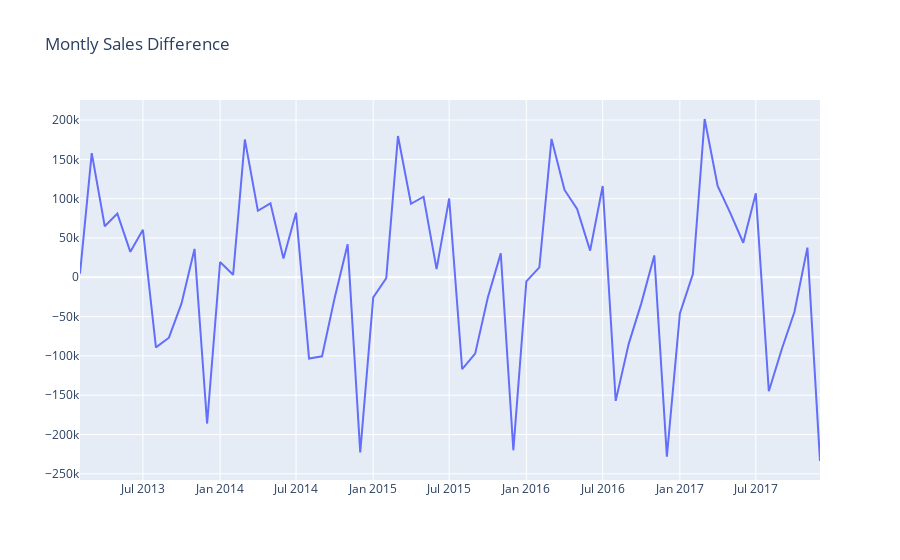

Notebook source saved alongside this figure:
### Code cell
#plot sales diff
plot_data = [
    go.Scatter(
        x=df_diff['date'],
        y=df_diff['diff'],
    )
]

plot_layout = go.Layout(
        title='Montly Sales Difference'
    )
fig = go.Figure(data=plot_data, layout=plot_layout)
cf.iplot(fig)
